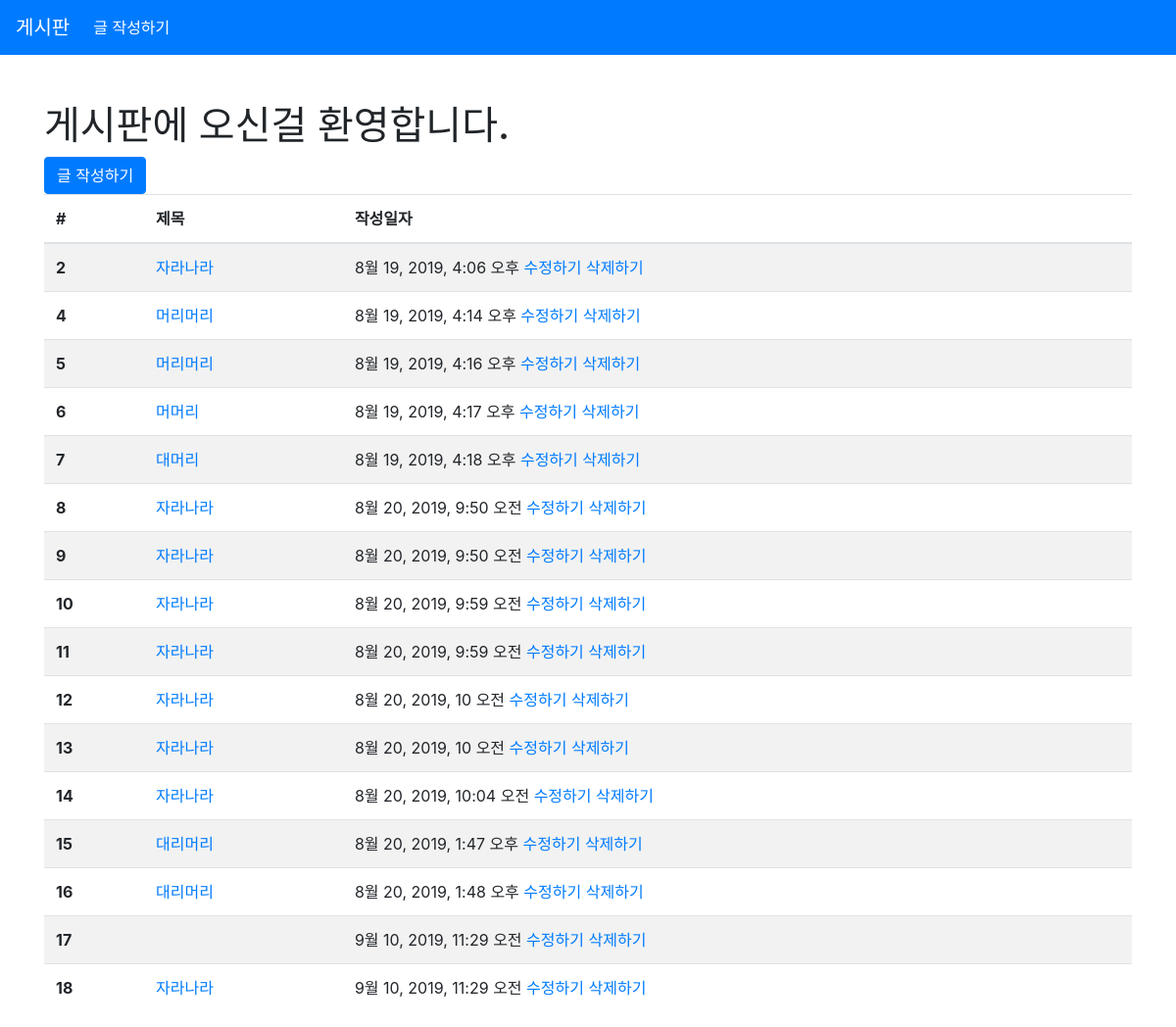
The app's page /articles/ with its own data.
### articles/models.py (models this page shows, shortened)
class Article(models.Model):
    title = models.CharField(max_length=10)
    content = models.TextField()
    created_at = models.DateTimeField(auto_now_add=True)
    updated_at = models.DateTimeField(auto_now=True)

### articles/views.py (the view)
# urls.py: path('', views.index, name='index'),
def index(request):
    articles = Article.objects.all()
    context = {
        'articles' : articles
    }
    return render(request, 'articles/index.html', context)

### articles/templates/articles/index.html
{% extends 'articles/base.html' %}
{% block body %}
<h1>게시판에 오신걸 환영합니다.</h1>
<a href="{% url 'articles:new' %}" class="btn btn-primary">글 작성하기</a>
<table class="table table-striped">
  <thead>
    <tr>
      <th scope="col">#</th>
      <th scope="col">제목</th>
      <th scope="col">작성일자</th>
    </tr>
  </thead>
  <tbody>
    {% for article in articles %}
    <tr>
      <th scope="row">{{ article.id }}</th>
      <td><a href="/articles/{{ article.pk }}/">{{ article.title }}</a></td>
      <td>
        {{ article.created_at }}
        <a href="{% url 'articles:edit' article.pk %}">수정하기</a>
        <a href="{% url 'articles:delete' article.pk %}">삭제하기</a>
      </td>
    </tr>
    {% endfor %}
  </tbody>
</table>
{% endblock %}

### records on screen
Article: id "2", title "자라나라", created_at "8월 19, 2019, 4:06 오후"
Article: id "4", title "머리머리", created_at "8월 19, 2019, 4:14 오후"
Article: id "5", title "머리머리", created_at "8월 19, 2019, 4:16 오후"
Article: id "6", title "머머리", created_at "8월 19, 2019, 4:17 오후"
Article: id "7", title "대머리", created_at "8월 19, 2019, 4:18 오후"
Article: id "8", title "자라나라", created_at "8월 20, 2019, 9:50 오전"
Article: id "9", title "자라나라", created_at "8월 20, 2019, 9:50 오전"
Article: id "10", title "자라나라", created_at "8월 20, 2019, 9:59 오전"
Article: id "11", title "자라나라", created_at "8월 20, 2019, 9:59 오전"
Article: id "12", title "자라나라", created_at "8월 20, 2019, 10 오전"
Article: id "13", title "자라나라", created_at "8월 20, 2019, 10 오전"
Article: id "14", title "자라나라", created_at "8월 20, 2019, 10:04 오전"
Article: id "15", title "대리머리", created_at "8월 20, 2019, 1:47 오후"
Article: id "16", title "대리머리", created_at "8월 20, 2019, 1:48 오후"
Article: id "17", created_at "9월 10, 2019, 11:29 오전"
Article: id "18", title "자라나라", created_at "9월 10, 2019, 11:29 오전"
